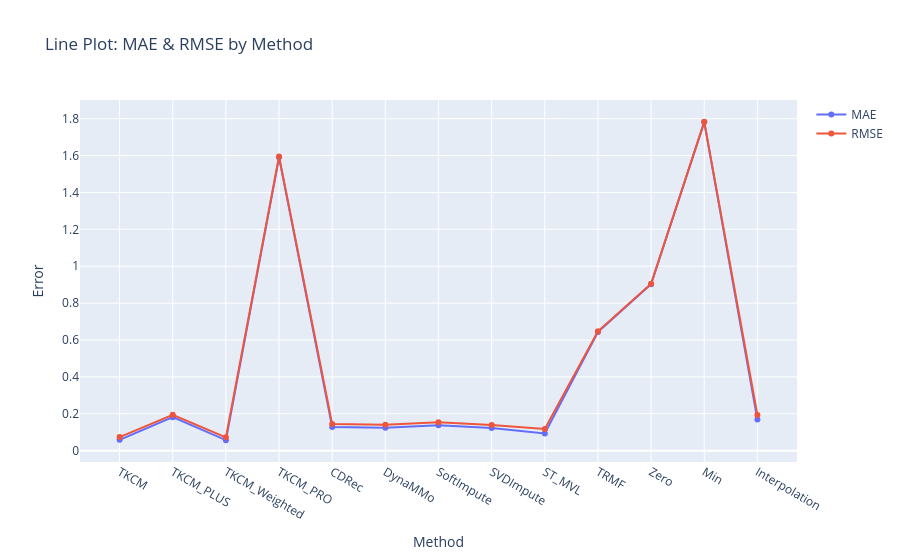

The code cell stored with this chart in its notebook:
### Markdown cell above
✅ TKCM_PRO – Use Summed Reference Series
🔧 What changes in TKCM_PRO?
-> we still slide over the reference matrix to find the top-k similar windows.
- But when imputing, instead of:
- using each individual reference series separately (as in original TKCM),
we:
- sum up the values across all reference series (i.e., row-wise sum at each mod(pos, L))
- then average those summed values for top-k matches.

### Code cell
# 📈 Line Chart (MAE & RMSE)
import plotly.graph_objects as go

fig = go.Figure()
fig.add_trace(go.Scatter(x=results_df["Method"], y=results_df["MAE"], mode='lines+markers', name='MAE'))
fig.add_trace(go.Scatter(x=results_df["Method"], y=results_df["RMSE"], mode='lines+markers', name='RMSE'))

fig.update_layout(title="Line Plot: MAE & RMSE by Method", xaxis_title="Method", yaxis_title="Error")
fig.show()

### Figure 1 — Plotly figure (JSON) as saved in the notebook; plotly's stock layout.template omitted (floating-point values rounded to 4 significant figures)
{"data": [{"mode": "lines+markers", "name": "MAE", "type": "scatter", "x": ["TKCM", "TKCM_PLUS", "TKCM_Weighted", "TKCM_PRO", "CDRec", "DynaMMo", "SoftImpute", "SVDImpute", "ST_MVL", "TRMF", "Zero", "Min", "Interpolation"], "y": [0.0589, 0.1816, 0.057, 1.59, 0.128, 0.1247, 0.1383, 0.1225, 0.0937, 0.6435, 0.9026, 1.782, 0.1684]}, {"mode": "lines+markers", "name": "RMSE", "type": "scatter", "x": ["TKCM", "TKCM_PLUS", "TKCM_Weighted", "TKCM_PRO", "CDRec", "DynaMMo", "SoftImpute", "SVDImpute", "ST_MVL", "TRMF", "Zero", "Min", "Interpolation"], "y": [0.0738, 0.1949, 0.0722, 1.595, 0.1442, 0.1409, 0.1546, 0.1387, 0.1172, 0.6468, 0.9054, 1.783, 0.1934]}], "layout": {"title": {"text": "Line Plot: MAE & RMSE by Method"}, "xaxis": {"title": {"text": "Method"}}, "yaxis": {"title": {"text": "Error"}}}}
